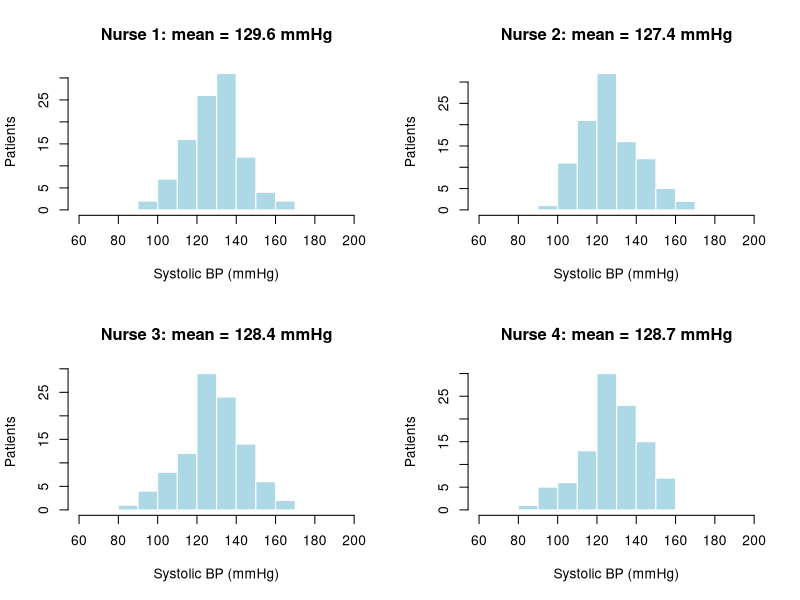

Reproduce this figure in R.
## ---- chunk 1
#| label: fig-sampling-variability
#| fig-cap: "Records of patient BP by four different nurses."
#| echo: false
#| fig-width: 7
set.seed(1)
samples <- replicate(4, round(rnorm(100, mean = 128, sd = 15)), simplify = FALSE)
names(samples) <- paste("Nurse", 1:4)

par(mfrow = c(2, 2))
for (s in names(samples)) {
  hist(samples[[s]], breaks = seq(60, 200, 10), col = "lightblue", border = "white",
       main = paste0(s, ": mean = ", round(mean(samples[[s]]), 1), " mmHg"),
       xlab = "Systolic BP (mmHg)", ylab = "Patients")
}
par(mfrow = c(1, 1))
